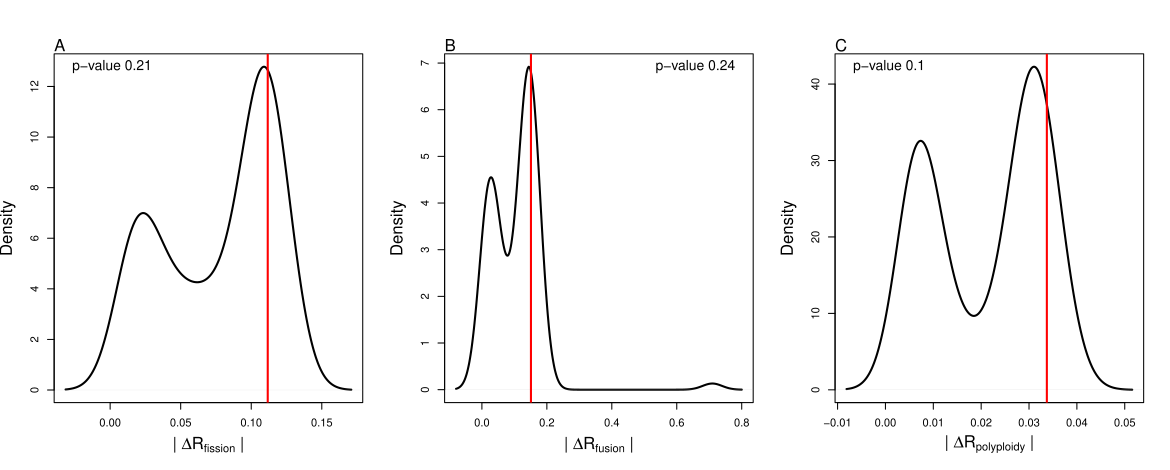

R code for this plot:
# Terrence Sylvester
# pradakshanas@gmail.com
# August 31, 2021

# load libraries
library(coda)

# load data
emp.dat <- read.csv("../results/2.Lepidoptera.rate.analysis.feeding.proc.csv")
sim.dat <- read.csv("../results/4a.false.positive.test.Lepidoptera.rate.analysis.feeding.proc.csv")

# make a table to get the HPD intervals for each MCMC we did
HPD.tab.fusions <- as.data.frame(matrix(data = NA, nrow = 100, ncol = 4))
HPD.tab.fissions <- as.data.frame(matrix(data = NA, nrow = 100, ncol = 4))
HPD.tab.poly <- as.data.frame(matrix(data = NA, nrow = 100, ncol = 4))
# get column names
colnames(HPD.tab.fusions) <- colnames(HPD.tab.fissions) <- colnames(HPD.tab.poly) <- c("tree", "HPD-low", "HPD-high", "pass-zero")
# make a table to get the distribution of mean delta r statistic
Delta.R <- as.data.frame(matrix(data = NA, nrow = 100, ncol = 4))
colnames(Delta.R) <- c("Sim", "asc", "desc", "pol")
# this will be used to get the post burnin from each MCMC run
pb.seq <- seq(from = 1, to = 5000, by = 50)
# fill in data
for(i in 1:100){
  # get the working tree
  HPD.tab.fusions$tree[i] <- i
  HPD.tab.fissions$tree[i] <- i
  HPD.tab.poly$tree[i] <- i
  # get the lower limit of HPD
  HPD.tab.fusions$`HPD-low`[i] <- HPDinterval(as.mcmc(sim.dat$asc1[pb.seq[i]:(pb.seq[i]+49)] - sim.dat$asc2[pb.seq[i]:(pb.seq[i]+49)]))[1]
  HPD.tab.fissions$`HPD-low`[i] <- HPDinterval(as.mcmc(sim.dat$desc1[pb.seq[i]:(pb.seq[i]+49)] - sim.dat$desc2[pb.seq[i]:(pb.seq[i]+49)]))[1]
  HPD.tab.poly$`HPD-low`[i] <- HPDinterval(as.mcmc(sim.dat$pol1[pb.seq[i]:(pb.seq[i]+49)] - sim.dat$pol2[pb.seq[i]:(pb.seq[i]+49)]))[1]
  # get the higher limit of HPD
  HPD.tab.fusions$`HPD-high`[i] <- HPDinterval(as.mcmc(sim.dat$asc1[pb.seq[i]:(pb.seq[i]+49)] - sim.dat$asc2[pb.seq[i]:(pb.seq[i]+49)]))[2]
  HPD.tab.fissions$`HPD-high`[i] <- HPDinterval(as.mcmc(sim.dat$desc1[pb.seq[i]:(pb.seq[i]+49)] - sim.dat$desc2[pb.seq[i]:(pb.seq[i]+49)]))[2]
  HPD.tab.poly$`HPD-high`[i] <- HPDinterval(as.mcmc(sim.dat$pol1[pb.seq[i]:(pb.seq[i]+49)] - sim.dat$pol2[pb.seq[i]:(pb.seq[i]+49)]))[2]
  # get the mean of the delta R statistic for each run
  Delta.R$Sim[i] <- i
  Delta.R$asc[i] <- mean(abs(sim.dat$asc1[pb.seq[i]:(pb.seq[i]+49)] - sim.dat$asc2[pb.seq[i]:(pb.seq[i]+49)]))
  Delta.R$desc[i] <- mean(abs(sim.dat$desc1[pb.seq[i]:(pb.seq[i]+49)] - sim.dat$desc2[pb.seq[i]:(pb.seq[i]+49)]))
  Delta.R$pol[i] <- mean(abs(sim.dat$pol1[pb.seq[i]:(pb.seq[i]+49)] - sim.dat$pol2[pb.seq[i]:(pb.seq[i]+49)]))
  
  if(HPD.tab.fusions$`HPD-low`[i] < 0 & HPD.tab.fusions$`HPD-high`[i] > 0){
    HPD.tab.fusions$`pass-zero`[i] <- T  
  }else{
    HPD.tab.fusions$`pass-zero`[i] <- F
  }
  if(HPD.tab.fissions$`HPD-low`[i] < 0 & HPD.tab.fissions$`HPD-high`[i] > 0){
    HPD.tab.fissions$`pass-zero`[i] <- T  
  }else{
    HPD.tab.fissions$`pass-zero`[i] <- F
  }
  if(HPD.tab.poly$`HPD-low`[i] < 0 & HPD.tab.poly$`HPD-high`[i] > 0){
    HPD.tab.poly$`pass-zero`[i] <- T  
  }else{
    HPD.tab.poly$`pass-zero`[i] <- F
  }
}
sum(HPD.tab.fusions$`pass-zero`)
sum(HPD.tab.fissions$`pass-zero`)
sum(HPD.tab.poly$`pass-zero`)

# plot the results
par(mfcol = c(1,3))
# fission
plot(density(Delta.R$asc), 
     xlab = expression(paste("| ",Delta, "R"[fission]," |")),
     main = "",
     cex.lab = 1.5,
     lwd = 2)
abline(v = mean(abs(emp.dat$asc1 - emp.dat$asc2)),
       col = "red",
       lwd = 2)
mtext(text = "A",
      line = 0,
      outer = F,
      side = 3,
      adj = 0,
      cex = 1)
text(x = min(density(Delta.R$asc)$x),
     y = max(density(Delta.R$asc)$y),
     label = paste("p-value",sum(Delta.R$asc > mean(abs(emp.dat$asc1 - emp.dat$asc2))) / 100),
     pos = 4,
     cex = 1.2) 
# fusion
plot(density(Delta.R$desc), 
     xlab = expression(paste("| ",Delta, "R"[fusion]," |")),
     main = "",
     cex.lab = 1.5,
     lwd = 2)
abline(v = mean(abs(emp.dat$desc1 - emp.dat$desc2)),
       col = "red",
       lwd = 2)
mtext(text = "B",
      line = 0,
      outer = F,
      side = 3,
      adj = 0,
      cex = 1)
text(x = max(density(Delta.R$desc)$x),
     y = max(density(Delta.R$desc)$y),
     label = paste("p-value",sum(Delta.R$desc > mean(abs(emp.dat$desc1 - emp.dat$desc2))) / 100),
     pos = 2,
     cex = 1.2) 

# polyploidy
plot(density(Delta.R$pol), 
     xlab = expression(paste("| ",Delta, "R"[polyploidy]," |")),
     main = "",
     cex.lab = 1.5,
     lwd = 2)
abline(v = mean(abs(emp.dat$pol1 - emp.dat$pol2)),
       col = "red",
       lwd = 2)
mtext(text = "C",
      line = 0,
      outer = F,
      side = 3,
      adj = 0,
      cex = 1)
text(x = min(density(Delta.R$pol)$x),
     y = max(density(Delta.R$pol)$y),
     label = paste("p-value",sum(Delta.R$pol > mean(abs(emp.dat$pol1 - emp.dat$pol2))) / 100),
     pos = 4,
     cex = 1.2) 


# histograms
# Terrence Sylvester
# pradakshanas@gmail.com
# August 31, 2021

# load libraries
library(coda)

# load data
emp.dat <- read.csv("../results/2.Lepidoptera.rate.analysis.feeding.proc.csv")
sim.dat <- read.csv("../results/4a.false.positive.test.Lepidoptera.rate.analysis.feeding.proc.csv")

# make a table to get the HPD intervals for each MCMC we did
HPD.tab.fusions <- as.data.frame(matrix(data = NA, nrow = 100, ncol = 4))
HPD.tab.fissions <- as.data.frame(matrix(data = NA, nrow = 100, ncol = 4))
HPD.tab.poly <- as.data.frame(matrix(data = NA, nrow = 100, ncol = 4))
# get column names
colnames(HPD.tab.fusions) <- colnames(HPD.tab.fissions) <- colnames(HPD.tab.poly) <- c("tree", "HPD-low", "HPD-high", "pass-zero")
# make a table to get the distribution of mean delta r statistic
Delta.R <- as.data.frame(matrix(data = NA, nrow = 100, ncol = 4))
colnames(Delta.R) <- c("Sim", "asc", "desc", "pol")
# this will be used to get the post burnin from each MCMC run
pb.seq <- seq(from = 1, to = 5000, by = 50)
# fill in data
for(i in 1:100){
  # get the working tree
  HPD.tab.fusions$tree[i] <- i
  HPD.tab.fissions$tree[i] <- i
  HPD.tab.poly$tree[i] <- i
  # get the lower limit of HPD
  HPD.tab.fusions$`HPD-low`[i] <- HPDinterval(as.mcmc(sim.dat$asc1[pb.seq[i]:(pb.seq[i]+49)] - sim.dat$asc2[pb.seq[i]:(pb.seq[i]+49)]))[1]
  HPD.tab.fissions$`HPD-low`[i] <- HPDinterval(as.mcmc(sim.dat$desc1[pb.seq[i]:(pb.seq[i]+49)] - sim.dat$desc2[pb.seq[i]:(pb.seq[i]+49)]))[1]
  HPD.tab.poly$`HPD-low`[i] <- HPDinterval(as.mcmc(sim.dat$pol1[pb.seq[i]:(pb.seq[i]+49)] - sim.dat$pol2[pb.seq[i]:(pb.seq[i]+49)]))[1]
  # get the higher limit of HPD
  HPD.tab.fusions$`HPD-high`[i] <- HPDinterval(as.mcmc(sim.dat$asc1[pb.seq[i]:(pb.seq[i]+49)] - sim.dat$asc2[pb.seq[i]:(pb.seq[i]+49)]))[2]
  HPD.tab.fissions$`HPD-high`[i] <- HPDinterval(as.mcmc(sim.dat$desc1[pb.seq[i]:(pb.seq[i]+49)] - sim.dat$desc2[pb.seq[i]:(pb.seq[i]+49)]))[2]
  HPD.tab.poly$`HPD-high`[i] <- HPDinterval(as.mcmc(sim.dat$pol1[pb.seq[i]:(pb.seq[i]+49)] - sim.dat$pol2[pb.seq[i]:(pb.seq[i]+49)]))[2]
  # get the mean of the delta R statistic for each run
  Delta.R$Sim[i] <- i
  Delta.R$asc[i] <- mean(abs(sim.dat$asc1[pb.seq[i]:(pb.seq[i]+49)] - sim.dat$asc2[pb.seq[i]:(pb.seq[i]+49)]))
  Delta.R$desc[i] <- mean(abs(sim.dat$desc1[pb.seq[i]:(pb.seq[i]+49)] - sim.dat$desc2[pb.seq[i]:(pb.seq[i]+49)]))
  Delta.R$pol[i] <- mean(abs(sim.dat$pol1[pb.seq[i]:(pb.seq[i]+49)] - sim.dat$pol2[pb.seq[i]:(pb.seq[i]+49)]))
  
  if(HPD.tab.fusions$`HPD-low`[i] < 0 & HPD.tab.fusions$`HPD-high`[i] > 0){
    HPD.tab.fusions$`pass-zero`[i] <- T  
  }else{
    HPD.tab.fusions$`pass-zero`[i] <- F
  }
  if(HPD.tab.fissions$`HPD-low`[i] < 0 & HPD.tab.fissions$`HPD-high`[i] > 0){
    HPD.tab.fissions$`pass-zero`[i] <- T  
  }else{
    HPD.tab.fissions$`pass-zero`[i] <- F
  }
  if(HPD.tab.poly$`HPD-low`[i] < 0 & HPD.tab.poly$`HPD-high`[i] > 0){
    HPD.tab.poly$`pass-zero`[i] <- T  
  }else{
    HPD.tab.poly$`pass-zero`[i] <- F
  }
}
sum(HPD.tab.fusions$`pass-zero`)
sum(HPD.tab.fissions$`pass-zero`)
sum(HPD.tab.poly$`pass-zero`)

# plot the results
par(mfcol = c(1,3))
# fission
hist(Delta.R$asc, 
     xlab = expression(paste("| ",Delta, "R"[fission]," |")),
     main = "",
     breaks = 25,
     cex.lab = 1.5,
     lwd = 2)
abline(v = mean(abs(emp.dat$asc1 - emp.dat$asc2)),
       col = "red",
       lwd = 2)
mtext(text = "A",
      line = 0,
      outer = F,
      side = 3,
      adj = 0,
      cex = 1)
# text(x = min(density(Delta.R$asc)$x),
#      y = max(density(Delta.R$asc)$y),
#      label = paste("p-value",sum(Delta.R$asc > mean(abs(emp.dat$asc1 - emp.dat$asc2))) / 100),
#      pos = 4,
#      cex = 1.2) 
# fusion
hist(Delta.R$desc, 
     xlab = expression(paste("| ",Delta, "R"[fusion]," |")),
     main = "",
     breaks = 25,
     cex.lab = 1.5,
     lwd = 2)
abline(v = mean(abs(emp.dat$desc1 - emp.dat$desc2)),
       col = "red",
       lwd = 2)
mtext(text = "B",
      line = 0,
      outer = F,
      side = 3,
      adj = 0,
      cex = 1)
# text(x = max(density(Delta.R$desc)$x),
#      y = max(density(Delta.R$desc)$y),
#      label = paste("p-value",sum(Delta.R$desc > mean(abs(emp.dat$desc1 - emp.dat$desc2))) / 100),
#      pos = 2,
#      cex = 1.2) 

# polyploidy
hist(Delta.R$pol, 
     xlab = expression(paste("| ",Delta, "R"[polyploidy]," |")),
     main = "",
     breaks = 25,
     cex.lab = 1.5,
     lwd = 2)
abline(v = mean(abs(emp.dat$pol1 - emp.dat$pol2)),
       col = "red",
       lwd = 2)
mtext(text = "C",
      line = 0,
      outer = F,
      side = 3,
      adj = 0,
      cex = 1)
# text(x = min(density(Delta.R$pol)$x),
#      y = max(density(Delta.R$pol)$y),
#      label = paste("p-value",sum(Delta.R$pol > mean(abs(emp.dat$pol1 - emp.dat$pol2))) / 100),
#      pos = 4,
#      cex = 1.2) 
